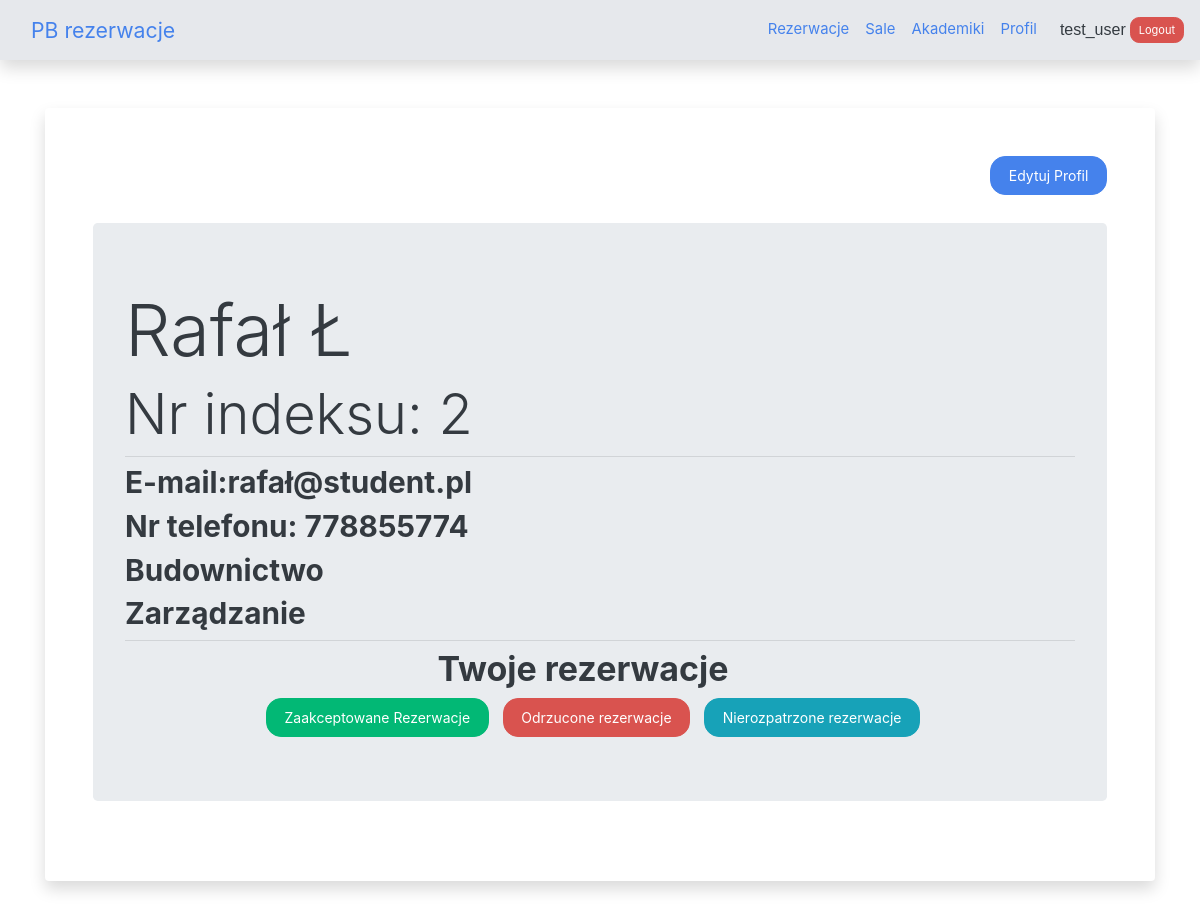
Screenshot of /user/ (signed in) with the database file from the repository.
### reservations/models.py (models this page shows, shortened)
class Uzytkownik(models.Model):
    konto = models.OneToOneField(User, on_delete=models.CASCADE)
    id_uzytkownika = models.AutoField(primary_key=True)
    imie = models.CharField(max_length=15)
    nazwisko = models.CharField(max_length=25)
    e_mail = models.CharField(max_length=25)
    status = models.CharField(max_length=15)
    id_wydzialu = models.ForeignKey(Wydzial, on_delete=models.CASCADE)
    class Meta:
        verbose_name_plural = "Użytkownicy"

class Wydzial(models.Model):
    id_wydzialu = models.AutoField(primary_key=True)
    nazwa_wydzialu = models.CharField(max_length=30)
    def __str__(self):
        return f'{self.nazwa_wydzialu}'
    class Meta:
        verbose_name_plural = "Wydziały"

class Kierunek(models.Model):
    id_kierunku = models.AutoField(primary_key=True)
    nazwa_kierunku = models.CharField(max_length=30)
    id_wydzialu = models.ForeignKey(Wydzial, on_delete=models.CASCADE)
    def __str__(self):
        return f'{self.nazwa_kierunku}'
    class Meta:
        verbose_name_plural = "Kierunki"

### reservations/views.py (the view)
# urls.py: path('user/', views.detailed_profile,name='profil'),
@login_required
def detailed_profile(request):
    current_user = request.user
    context = {
        "name": current_user.uzytkownik.imie,
        "surname": current_user.uzytkownik.nazwisko,
        "e_mail": current_user.uzytkownik.e_mail,
        "kierunek": current_user.uzytkownik.student.id_kierunku,
        "wydział": current_user.uzytkownik.id_wydzialu,
        "telefon": current_user.uzytkownik.student.nr_telefonu,
        "nr_indeksu": current_user.uzytkownik.student.nr_indeksu
    }
    if request.user.is_staff:
        return render(request, 'reservations/admin_profile.html',context)
    else:
        return render(request, 'reservations/profile.html', context)

### reservations/templates/reservations/profile.html
{% extends "generic_site.html" %}
{% block contents %}
    <div style="display: flex; justify-content: flex-end; padding-bottom: 2em">
    <a href="{% url "edit_profile" %}" class="btn btn-primary">Edytuj Profil</a>
    </div>
    <div class="jumbotron">
        {% block info %}
            <h1 class="display-3">{{ name }} {{ surname }}</h1>
            <h4 class="display-4">Nr indeksu: {{ nr_indeksu }}</h4>
            <hr class="my-2">
            <h3>E-mail:{{ e_mail }}</h3>
            <h3>Nr telefonu: {{ telefon }}</h3>
            <h3>{{ wydział }}</h3>
            <h3>{{ kierunek }}</h3>
        {% endblock info %}
        <hr class="my-2">
        {% block res_links %}
            <h2 style="display: flex; justify-content: center; align-content: center; margin-left: -1em" >Twoje rezerwacje</h2>
            <div style="display: flex; justify-content: center; align-content: center">
                <a class="btn btn-success" style="margin-right: 1em" href="{% url "user_accepted_reservations" %}">Zaakceptowane Rezerwacje</a>
                <a class="btn btn-danger"  style="margin-right: 1em" href="{% url "user_declined_reservations" %}">Odrzucone rezerwacje</a>
                <a class="btn btn-info "  style="margin-right: 1em" href="{% url "user_pending_reservations" %}">Nierozpatrzone rezerwacje</a>
            </div>
        {% endblock res_links %}
    </div>
{% endblock contents %}

### templates/generic_site.html (shortened to what this page needs)
<!DOCTYPE html>
<html lang="en" xmlns="http://www.w3.org/1999/html">
<head>
    <link rel="stylesheet" href="https://bootswatch.com/4/litera/bootstrap.min.css">
</head>
<body>
{% load static %}
<nav id="navbar" class="navbar navbar-expand-lg static-top shadow">
    <div id="navbar" class="container">
        <a class="navbar-brand" href={% url 'reservations_index' %}>{{ title|default:"PB rezerwacje" }}</a>
        <div class="collapse navbar-collapse" id="navbarResponsive">
            <ul class="navbar-nav ml-auto">
                {% block navbar %}
                    <li class="nav-item">
                        <a class="nav-link" id="io_skrypt" href={% url 'current_reservations' %}>Rezerwacje</a>
                    </li>
                    <li class="nav-item">
                        <a class="nav-link" href={% url 'plan' %}>Sale</a>
                    </li>
                    <li class="nav-item">
                        <a class="nav-link" href={% url 'akademiki' %}>Akademiki</a>
                    </li>
                    <li class="nav-item">
                        <a class="nav-link" href={% url 'profil' %}>Profil</a>
                    </li>
                    </ul>
                    </div>
                    </div>
                    {% if user.is_authenticated %}
                        <span style="margin-right: 4px; font-family: Helvetica,monospace; font-size: medium"> {{ user.get_username }} </span>
                        <a href="{% url 'logout' %}?next={{ request.path }}">
                            <button type="button" class="btn btn-danger btn-sm">Logout</button>
                        </a>
                    {% else %}
                        <button type="button" class="btn btn-success btn-sm">
                            <a href="{% url 'login' %}?next={{ request.path }}">Login</a>
                        </button>
                    {% endif %}
                    </nav>
                {% endblock %}
<div class="container">
    <div class="card border-0 shadow my-5">
        <div class="card-body p-5">
            {% block contents %}{% endblock %}
        </div>
    </div>
</div>
</body>
</html>

### templates/generic_site.html (style rules this page uses)
html { background: url('https://source.unsplash.com/twukN12EN7c/1920x1080') no-repeat center center fixed; -webkit-background-size: cover; -moz-background-size: cover; -o-background-size: cover; background-size: cover; }
body { background: url('https://source.unsplash.com/twukN12EN7c/1920x1080') no-repeat center center fixed; background-size: auto; -family: -apple-system, BlinkMacSystemFont, 'Segoe WPC', 'Segoe UI', 'Ubuntu', 'Droid Sans', sans-serif; font-size: 14px; line-height: 1.6; -webkit-background-size: cover; -moz-background-size: cover; -o-background-size: cover; background-size: cover; }
#navbar { background: rgb(230, 232, 236); }

### rows the page displays
Uzytkownik: imie "Rafał", e_mail "rafał@student.pl"
Wydzial: nazwa_wydzialu "Budownictwo"
Kierunek: nazwa_kierunku "Zarządzanie"

### other values shown
{{ title|default:"PB rezerwacje" }} "PB rezerwacje"
{{ user.get_username }} "test_user"
{{ surname }} "Ł"
{{ nr_indeksu }} "2"
{{ telefon }} "778855774"
